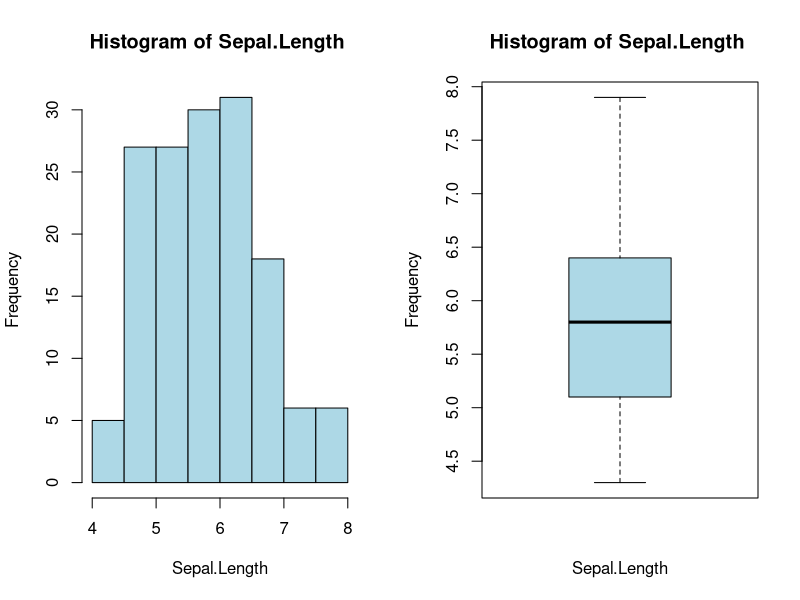
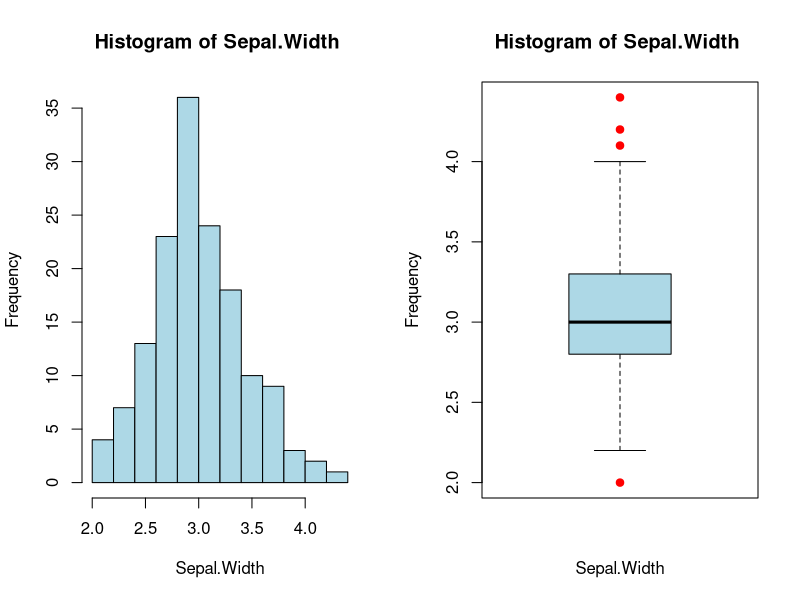
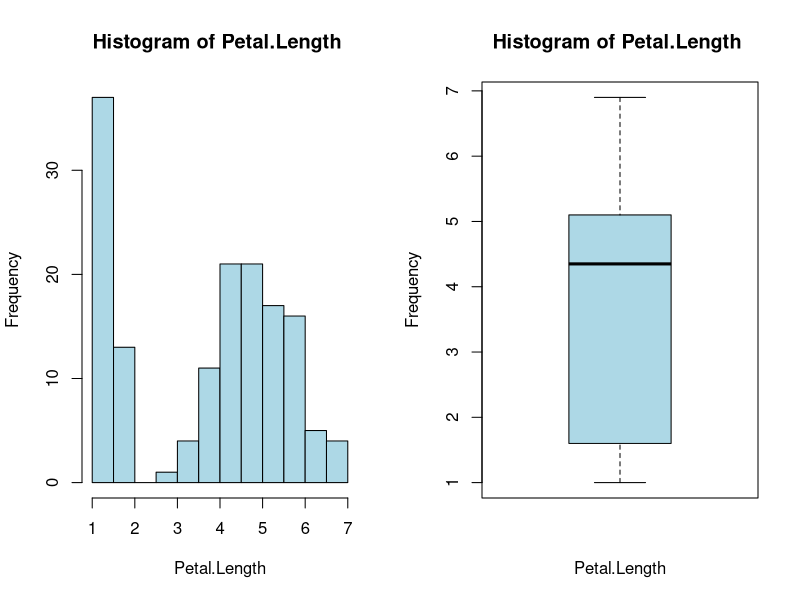
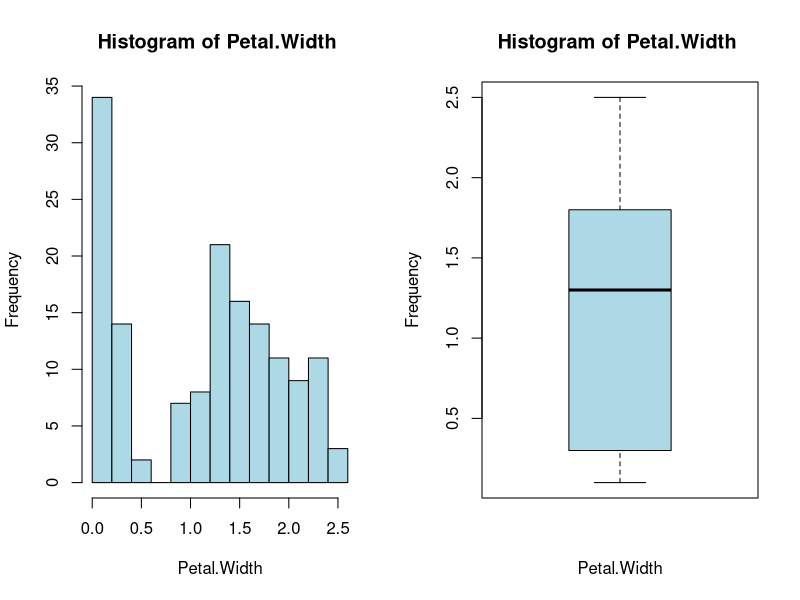
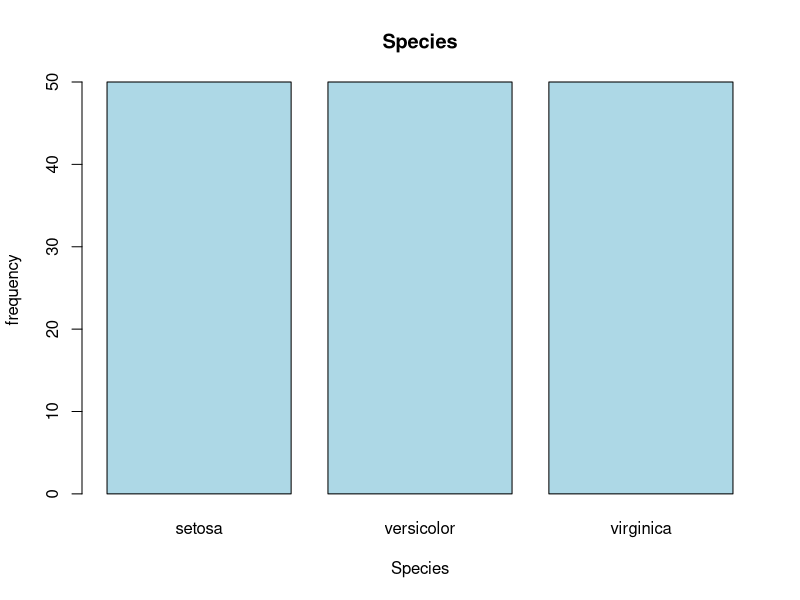
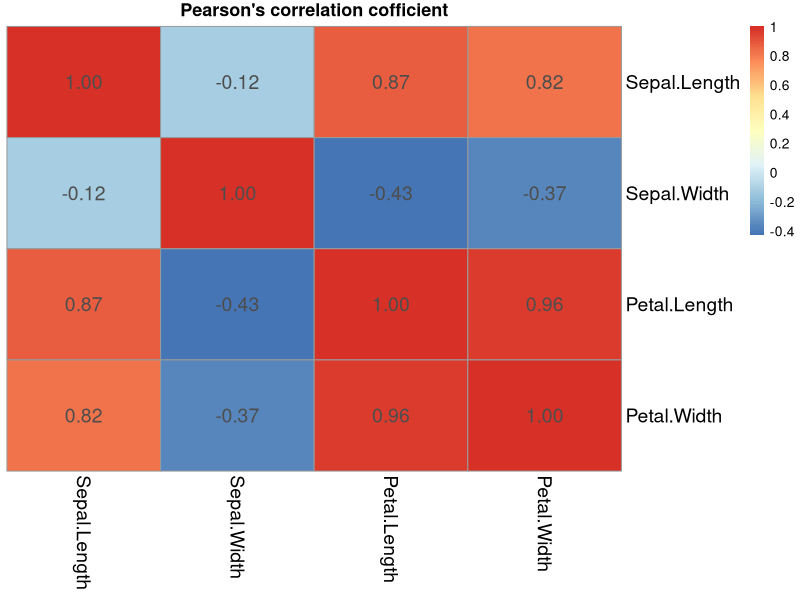
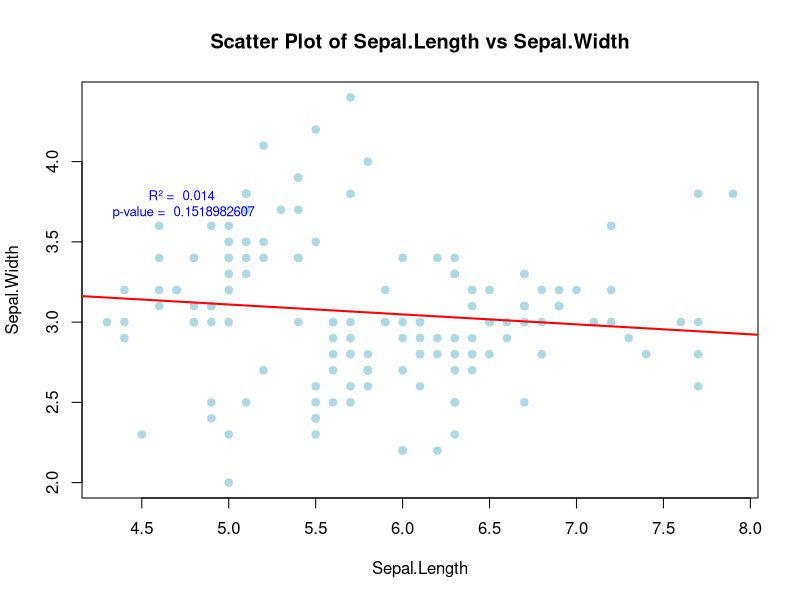
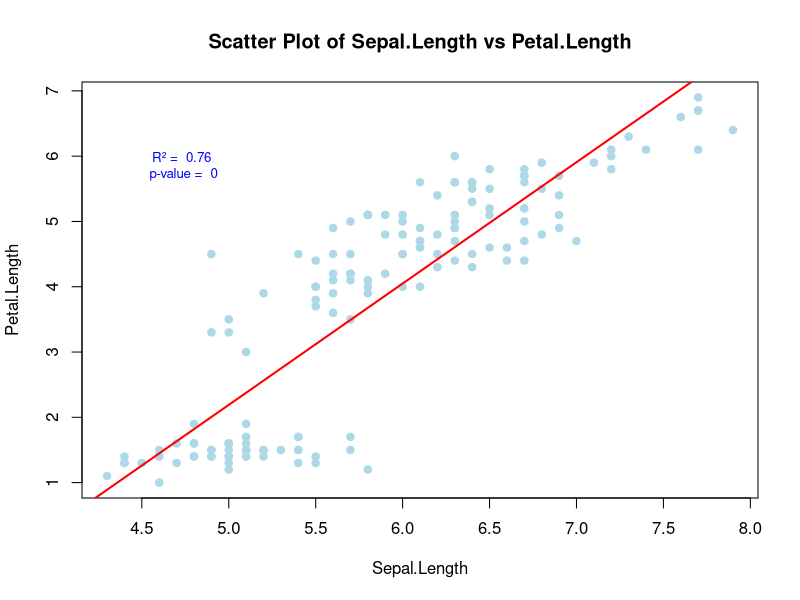

Reproduce these figures in R, in order.
# Installing necessary library
library(datasets)
library(ggplot2)
library(caret)
library(psych)
library(pheatmap)

# Load the mtcars dataset
data = iris
head(data, n = 6)
#UNIVARIATE ANALYSIS----
## Data overview and summary statistics-----
# 1. Data Overview
data_type = str(data)

### defining the numerical columns----
numerical_columns = c('Sepal.Length', 'Sepal.Width', 'Petal.Length','Petal.Width')
data_description_num = as.data.frame(describe(data)[numerical_columns,])
# 2. Summary Statistics for a numerical variable
View(data_description_num)
data(iris)

# Calculate summary statistics for a specific variable (e.g., Sepal.Length)
mean_value <- mean(iris$Sepal.Length)
median_value <- median(iris$Sepal.Length)
sd_value <- sd(iris$Sepal.Length)
min_value <- min(iris$Sepal.Length)
max_value <- max(iris$Sepal.Length)

# Print the statistics
cat("Mean:", mean_value, "\n")
cat("Median:", median_value, "\n")
cat("Standard Deviation:", sd_value, "\n")
cat("Minimum:", min_value, "\n")
cat("Maximum:", max_value, "\n")

# 3. Distribution Visualization
# Ploting and oulier detection
par(mfrow=c(1,2))
for (i in numerical_columns){
  hist(data[[i]],col='lightblue',main=paste("Histogram of",i,""),
       xlab=i, ylab="Frequency")
  boxplot(data[[i]],col='lightblue',outpch=19,outcol='red',
          main=paste("Histogram of",i,""), xlab=i, ylab="Frequency")
}
par(mfrow=c(1,1))

# 4. Categorical Variable Analysis
### defining the numerical columns----
categorical_columns = c('Species')
for (j in categorical_columns){
  col_counts = table(data[[j]])
  barplot(col_counts, xlab=j, ylab="frequency", main=j, col='lightblue')
}


#===================MULTIVARIATE ANALYSIS=================================================
# 5. Correlation Analysis
corr_data = data[,numerical_columns]
corr_matrix = cor(corr_data)

pheatmap(corr_matrix,display_numbers=TRUE,fontsize_number = 14,fontsize_col=14,  
         legend = TRUE, cluster_rows = FALSE,cluster_cols = FALSE,fontsize_row=14,
         main="Pearson's correlation cofficient")

Sepal.Length <- iris$Sepal.Length
Sepal.Width <- iris$Sepal.Width

# Calculate the Pearson correlation coefficient between mpg and hp
correlation <- cor(Sepal.Length, Sepal.Width)
cat("Pearson Correlation Coefficient between mpg and hp:", correlation, "\n")

# 6. Scatter Plot Visualization
##Scatter-Plot----
for (i in 1:(length(numerical_columns) - 1)) {
  for (j in (i + 1):length(numerical_columns)) {
    # Plot the pairwise scatter plot
    plot(data[[numerical_columns[i]]], data[[numerical_columns[j]]], 
         xlab = numerical_columns[i], ylab = numerical_columns[j], 
         main = paste("Scatter Plot of", numerical_columns[i], "vs", numerical_columns[j]),
         pch=19, col='lightblue')
    reg_line = lm(data[[numerical_columns[j]]] ~ data[[numerical_columns[i]]])
    
    # Add the regression line to the plot
    abline(reg_line, col = "red", lwd = 2)
    # Extract regression statistics
    intercept = coef(reg_line)[1]
    slope = coef(reg_line)[2]
    r_squared = summary(reg_line)$r.squared
    p_value = summary(reg_line)$coefficients[2, 4]
    
    # Format the equation and statistics text
    equation_text = paste("y = ", round(slope, 2), "x +", round(intercept, 2))
    stats_text = paste("R² = ", round(r_squared, 3), "\np-value = ", round(p_value, 10))
    
    # Add the equation and statistics to the plot
    text(x = max(data[[numerical_columns[i]]]) * 0., 
         y = max(data[[numerical_columns[j]]]) * 0.9, 
         labels = equation_text, col = "blue", cex = 0.8)
    text(x = max(data[[numerical_columns[i]]]) * 0.6, 
         y = max(data[[numerical_columns[j]]]) * 0.85, 
         labels = stats_text, col = "blue", cex = 0.8)
  }
}


# 7. Multiple Regression
par(mfrow=c(2,2))
mult_reg = c('Sepal.Length', 'Sepal.Width', 'Petal.Length','Petal.Width')
mult_reg_data = iris[,mult_reg]
fit_mult = lm(Sepal.Length ~ Sepal.Width + Petal.Length + Petal.Width, data=mult_reg_data)
summary(fit_mult)
plot(fit_mult)

# 8.Model Diagnostics
shapiro.test(residuals(fit_mult))
par(mfrow=c(1,1))

# ADVANCED ANLYTICS----
#9. Principal Component Analysis (PCA)
complete_scaled = scale(mtcars)
pca = prcomp(complete_scaled, center = TRUE, scale. = TRUE)
summary(pca)
pca_scores = pca$x

# 10. PCA Interpretation (contribution of each variable to the principal components)
pca_loadings = pca$rotation

# Plot the variance explained by each principal component
plot(pca, main = "PCA - Variance Explained by Each Component")
screeplot(pca, main = "Scree Plot", type = "lines", col = "blue")

# 10. PCA Interpretation (contribution of each variable to the principal components)
# Create a biplot of the first two principal components
biplot(pca, scale = 0, cex = 0.7) 


